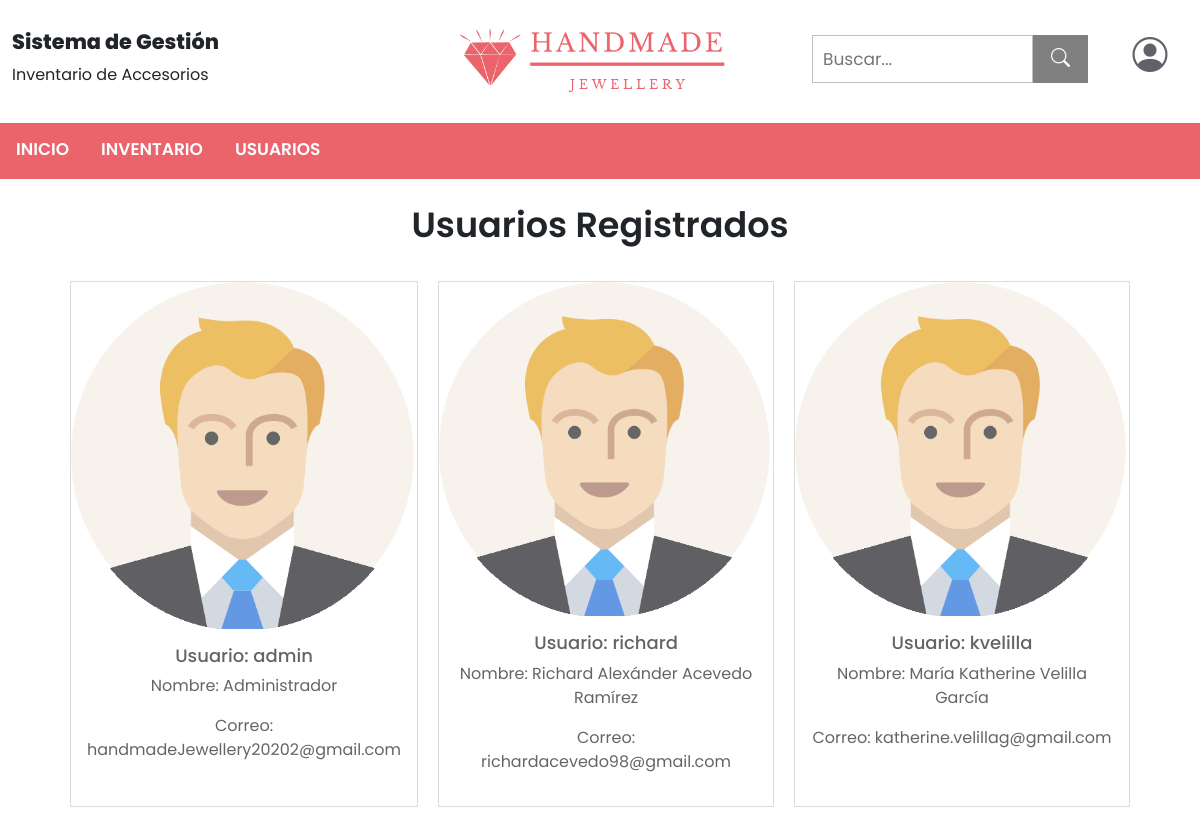
Screenshot of /administrador/usuarios (signed in) with the database file from the repository.
### tables this page shows
CREATE TABLE usuarios (id INTEGER PRIMARY KEY AUTOINCREMENT, nombre VARCHAR NOT NULL, usuario VARCHAR NOT NULL, correo VARCHAR NOT NULL, contraseña VARCHAR NOT NULL, administrador BOOLEAN);

### app.py (the view)
@app.route('/administrador/usuarios')
def usuariosAdministador():
    try:
        if session['rol'] == 1:
            db = get_db()
            accesorioto = db.execute('SELECT * FROM usuarios').fetchall()
            return render_template("ver_usuarios.html", usuario=accesorioto)
        elif session['rol'] == 0:
            return redirect(url_for("inicio_usuario"))
    except:
        return redirect(url_for("logout"))

### db.py (called while the page is built)
def get_db():
    try:
        if 'db' not in g:
            g.db = sqlite3.connect('Handmade.db')
        return g.db
    except Error:
        print(Error)

### templates/ver_usuarios.html (shortened to what this page needs)
<!doctype html>
<html>
    <head>
        <link href="https://cdn.jsdelivr.net/npm/bootstrap@5.0.0-beta1/dist/css/bootstrap.min.css" rel="stylesheet">
        <link rel="stylesheet" href="{{ url_for('static', filename='css/styles.css') }}">
    </head>
    <body>
        <header>
            <div class="container-fluid">
                <div class="row">
                    <div id="col1" class="col-lg-4 d-none d-lg-block">
                        <h1>Sistema de Gestión</h1>
                        <p>Inventario de Accesorios</p>
                    </div>
                    <div id="col2" class="col-lg-4 col-md-6 col-sm-6 col-10 text-center">
                        <a href="#">
                            <img id="logo" src="{{ url_for('static', filename='img/HANDMADE.png') }}">
                        </a>
                    </div>
                    <div id="col3" class="col-lg-3 col-md-4 col-sm-4 col-8 d-none d-sm-block">
                        <form class="buscar" method="post" action="{{ url_for('buscar_admin')}}">
                            <input type="text" placeholder="Buscar..." name="search">
                            <button type="submit"><i class="bi bi-search"></i></button>
                        </form>
                    </div>
                    <div id="col4" class="col-lg-1 col-md-2 col-sm-2 col-2 text-center">
                        <label for="show" class="show-btn"><i class="bi bi-person-circle" style="cursor: pointer;"></i></label>
                    </div>
                </div>
            </div>
            <nav class="navbar navbar-expand-sm navbar-dark" style="z-index: 100;">
                <div class="collapse navbar-collapse" id="navbarSupportedContent">
                    <ul class="navbar-nav me-auto mb-2 mb-lg-0">
                        <li class="nav-item text-center">
                            <a href="{{ url_for('inicio_administrador') }}">INICIO</a>
                        </li>
                        <li class="dropdown">
                            <a href="javascript:void(0)" class="dropbtn">INVENTARIO</a>
                        </li>
                        <li class="dropdown">
                          <a href="javascript:void(0)" class="dropbtn">USUARIOS</a>
                        </li>
                    </ul>
                </div>
            </nav>
        </header>
        <div id="encabezado">Usuarios Registrados</div>
        <div class="container3">
            {% for a in usuario %}
            <div class="categorias">
                <a>
                    <img src="{{ url_for('static', filename='img/male.png') }}" width="300" height="200" alt="" class="item2-img">
                </a>
                <div class="item2-text">
                    <h3>Usuario: {{ a[2] }}</h3>
                    <p>Nombre: {{ a[1] }}</p>
                    <p>Correo: {{ a[3] }}</p>
                </div>
            </div>
            {% endfor %}
        </div>
    </body>
</html>

### static/css/styles.css (style rules this page uses)
* { margin: 0; padding: 0; box-sizing: border-box; font-family: Poppins; }
#col4 label i { font-size: 35px; color: rgb(95, 99, 104); }
#col1, #col4 { padding-top: 30px; padding-bottom: 20px; }
#col3 { padding-top: 35px; padding-bottom: 15px; }
.container2, .container3 { width: 90%; margin-left: auto; margin-right: auto; display: grid; }
@media (min-width: 992px) { #col1 h1 { font-size: 130%; font-weight: 800; } }
@media (min-width: 992px) { #col2 a img { margin-top: -30px; width: 300px; margin-top: -90px; margin-bottom: -90px; } }
@media (min-width: 992px) { .container3 { grid-template-columns: repeat(3, 1fr); } }
form.buscar input[type=text] { width: 80%; height: 48px; border: 1px solid silver; border-radius: 0px; font-size: 17px; padding: 10px; float: left; }
form.buscar button { width: 20%; height: 48px; background: gray; color: white; font-size: 19px; border: none; border-left: none; cursor: pointer; border-radius: 0px; }
.navbar { background-color: #eb636b; padding: 0; height: 56px; }
.nav-item a, .dropbtn { height: 56px; }
ul { list-style-type: none; margin: 0; padding: 0; background-color: #eb636b; }
li { float: left; }
li a, .dropbtn { display: block; color: white; text-align: center; padding: 14px 16px; text-decoration: none; font-weight: 600; font-size: 17px; }
li.dropdown { display: inline-block; }
div.categorias { margin: 10px; padding: 0; border: 1px solid #ccc; opacity: 0.7;; }
div.categorias img { width: 100%; height: auto; }
.item2-text { padding: 1em; text-align: center; }
.item2-text h3 { font-size: 18px; }
#encabezado { font-size: 35px; font-weight: 600; text-align: center; margin-top: 20px; margin-bottom: 20px; }

### rows the page displays
usuarios: usuario "admin", nombre "Administrador", correo "handmadeJewellery20202@gmail.com"
usuarios: usuario "richard", nombre "Richard Alexánder Acevedo Ramírez", correo "richardacevedo98@gmail.com"
usuarios: usuario "kvelilla", nombre "María Katherine Velilla García", correo "katherine.velillag@gmail.com"
